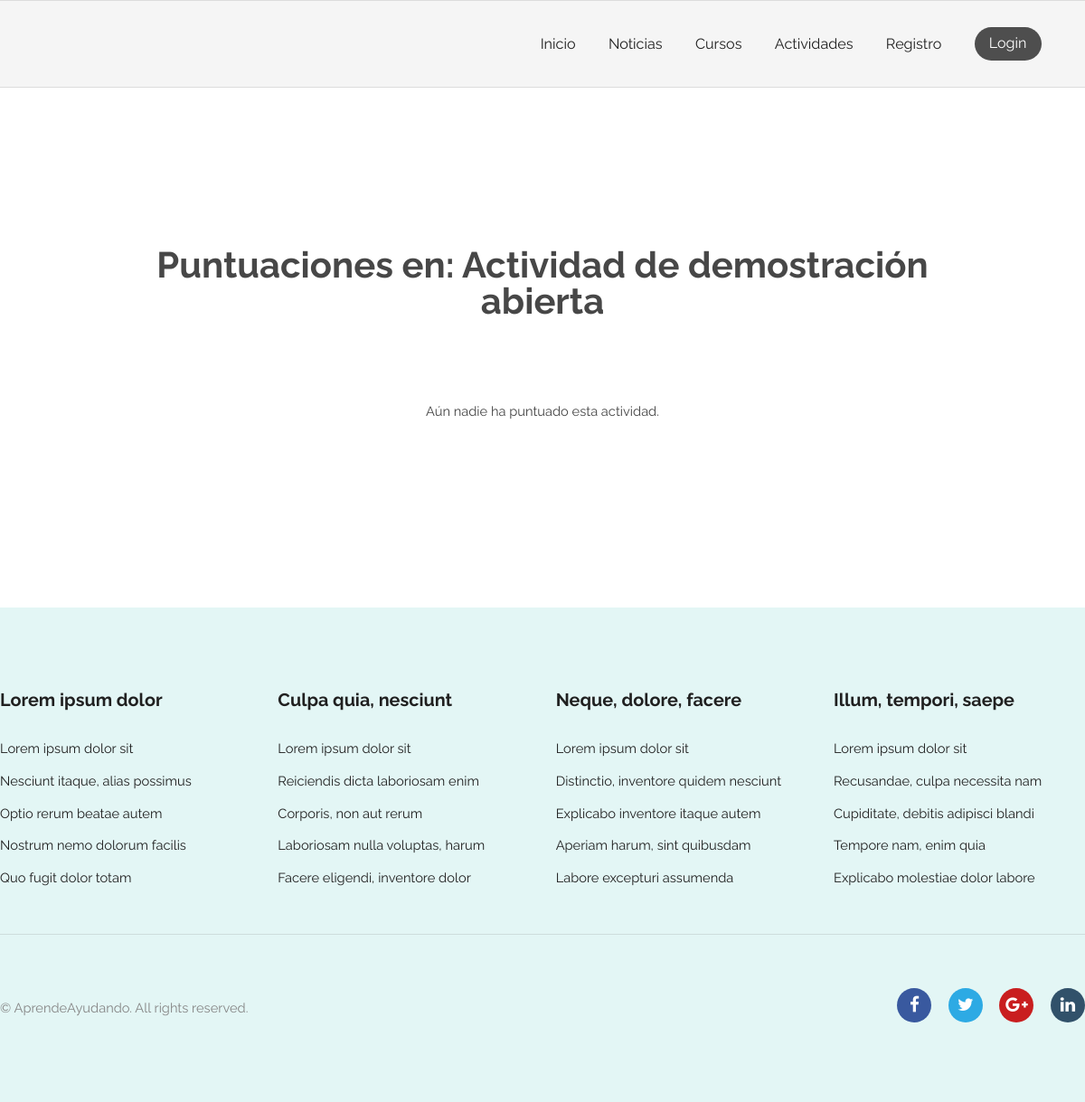
Page /review/list/9/Actividad de demostración abierta/ on the earlier database version.
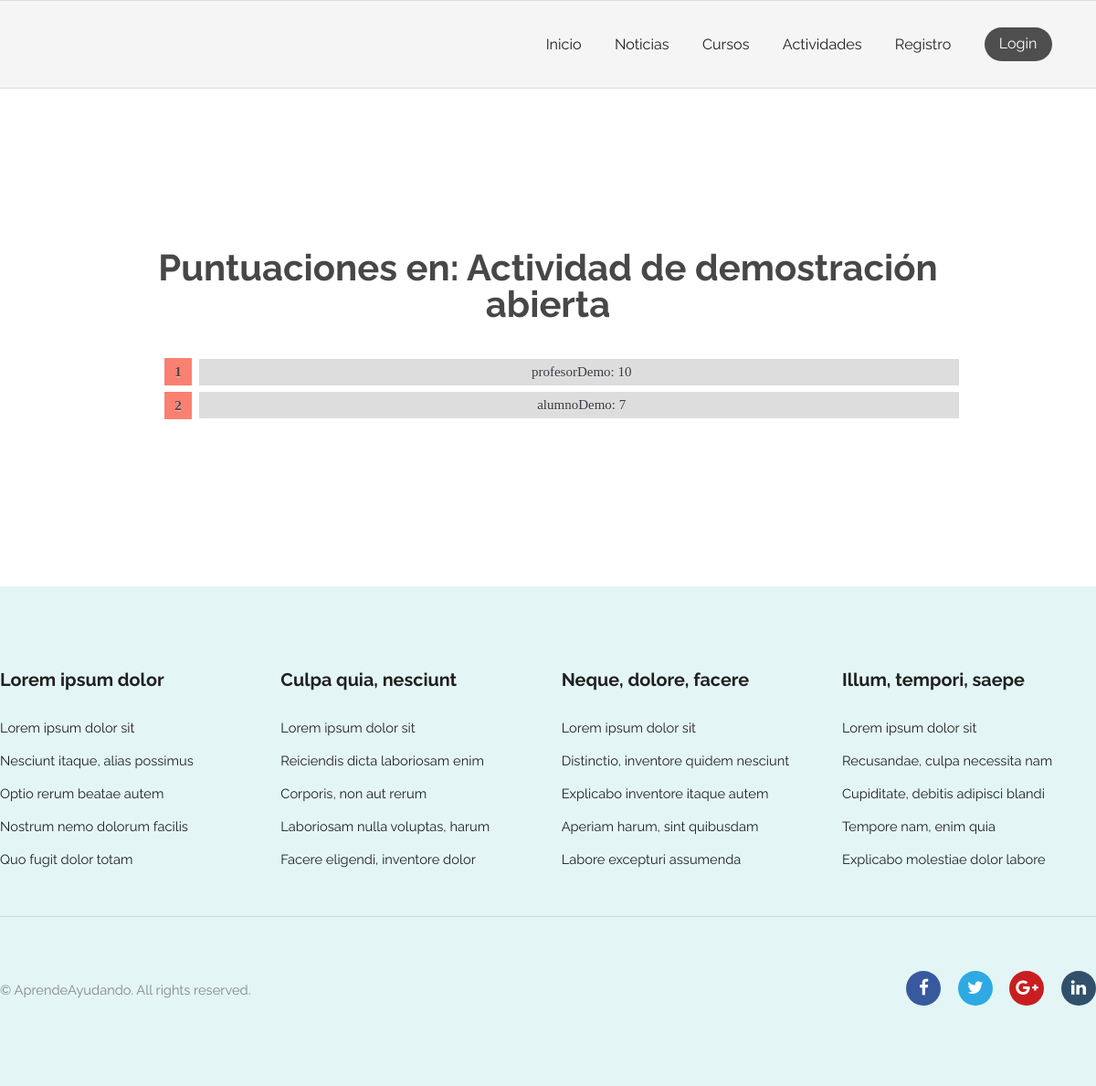
Same page on the later database version.
### review/models.py (models this page shows, shortened)
class Review(models.Model):
    enrollable_id = models.IntegerField()
    user = models.ForeignKey(get_user_model(), on_delete=models.CASCADE)
    rating = IntegerField()
    problems = CharField(max_length=300, default="")
    improvements = CharField(max_length=300, default="")
    class Meta:
        verbose_name = "Review"
        verbose_name_plural = "Reviews"

### review/views.py (the view)
# urls.py: path('list/<int:id_enrollable>/<str:title_enrollable>/', views.list, name='list'),
def list(request, id_enrollable, title_enrollable):
    reviews = Review.objects.all().filter(enrollable_id=id_enrollable)
    ctx = {
        'enrollable_id': id_enrollable,
        'enrollable_title' : title_enrollable,
        'reviews' : reviews
    }
    return render(request, 'review/list.html', ctx)

### AprendeAyudando/templates/review/list.html (shortened to what this page needs)
{% extends "registration/base.html" %}
{% block style %}
    {% load static %}
    <link rel="stylesheet" type="text/css" href="{% static 'activity/style.css' %}">
    <link rel="stylesheet" type="text/css" href="{% static 'profile/style.css' %}">
{% endblock %}
{% block content %}
    <div class="container 75% align-center minHeight">
        <h1 class="bigger">Puntuaciones en: {{ enrollable_title }}</h1>
        {% if reviews %}
            <ol id="prettyList">
            {% for review in reviews %}
                <li id="prettyListItem"><a href="{% url 'review:details' review.id enrollable_title %}">{{ review.user }}: {{review.rating}} </a></li>
            {% endfor %}
            </ol>
        {% else %}
            <p style="margin-top: 10%;">Aún nadie ha puntuado esta actividad.</p>
        {% endif %}
    </div>
{% endblock %}

Differences in the rows shown:
added Review: user "profesorDemo", rating "10"
added Review: user "alumnoDemo", rating "7"
Other differences:
text no longer shown: "Aún nadie ha puntuado esta actividad."
